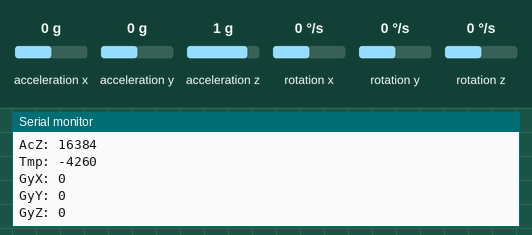
Simulated run of this sketch. Board: Arduino Uno, built with avr-gcc and run on an emulated ATmega328P. Shown: the last lines printed to the serial monitor. Wiring (inferred from the names in the program): MPU-6050 motion sensor at I2C address 0x68. Inputs (shaded band) come from the test bench; at power-on: acceleration x 0 g, acceleration y 0 g, acceleration z 1 g, rotation x 0 °/s, rotation y 0 °/s, rotation z 0 °/s.

Above: at 2.8 s.
2.9 s: acceleration x set to -1.4 g
5.6 s: acceleration y set to -1.4 g
8.3 s: acceleration z set to -1.4 g
11.0 s: rotation x set to -192 °/s
At 13.1 s:
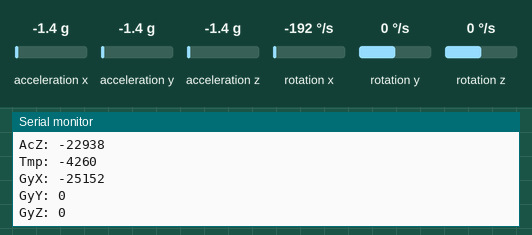
13.7 s: rotation y set to -192 °/s
At 15.5 s:
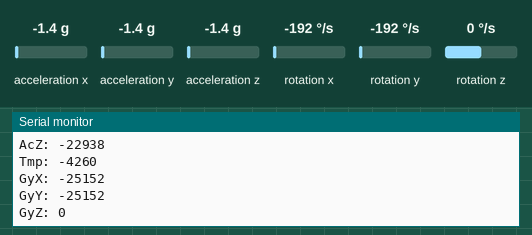

The sketch:

1112_Wire.ino
```cpp
#include <Wire.h >
const int MPU = 0x68;  //MPU 6050 의 I2C 기본 주소
int16_t AcX, AcY, AcZ, Tmp, GyX, GyY, GyZ;

void setup() {
  Wire.begin();                 //Wire 라이브러리 초기화
  Wire.beginTransmission(MPU);  //MPU로 데이터전송 시작
  Wire.write(0x6B);             // PWR_MGMT_1 register
  Wire.write(0);                //MPU-6050 시작 모드로
  Wire.endTransmission(true);
  Serial.begin(9600);
}

void loop() {
  Wire.beginTransmission(MPU);           //데이터 전송시작
  Wire.write(0x3B);                      //register 0x3B 큐에 데이터 기록
  Wire.endTransmission(false);           //연결유지
  Wire.requestFrom(MPU, 14, true);       //MPU에 데이터 요청 //14바이트 요청, 다음의 read() 로 한바이트씩 읽어냄.
  AcX = Wire.read() << 8 | Wire.read();  // 0x3B:H, 0x3C:L
  AcY = Wire.read() << 8 | Wire.read();  // 0x3D:H, 0x3E:L
  AcZ = Wire.read() << 8 | Wire.read();  // 0x3F:H, 0x40:L
  Tmp = Wire.read() << 8 | Wire.read();  // 0x41:H, 0x42:L
  GyX = Wire.read() << 8 | Wire.read();  // 0x43:H, 0x44:L
  GyY = Wire.read() << 8 | Wire.read();  // 0x45:H, 0x46:L
  GyZ = Wire.read() << 8 | Wire.read();  // 0x47:H, 0x48:L

  Serial.print("AcX: "); Serial.println(AcX);  //시리얼 모니터에 출력
  Serial.print("AcY: "); Serial.println(AcY);
  Serial.print("AcZ: "); Serial.println(AcZ);
  Serial.print("Tmp: "); Serial.println(Tmp);
  Serial.print("GyX: "); Serial.println(GyX);
  Serial.print("GyY: "); Serial.println(GyY);
  Serial.print("GyZ: "); Serial.println(GyZ);
  Serial.println(); delay(2000);
}
```

Measured:
- after the input at 11.0 s, the serial monitor: prints a new line after 1.1 s (image 1)
- after the input at 13.7 s, the serial monitor: prints a new line after 0.44 s (image 2)
